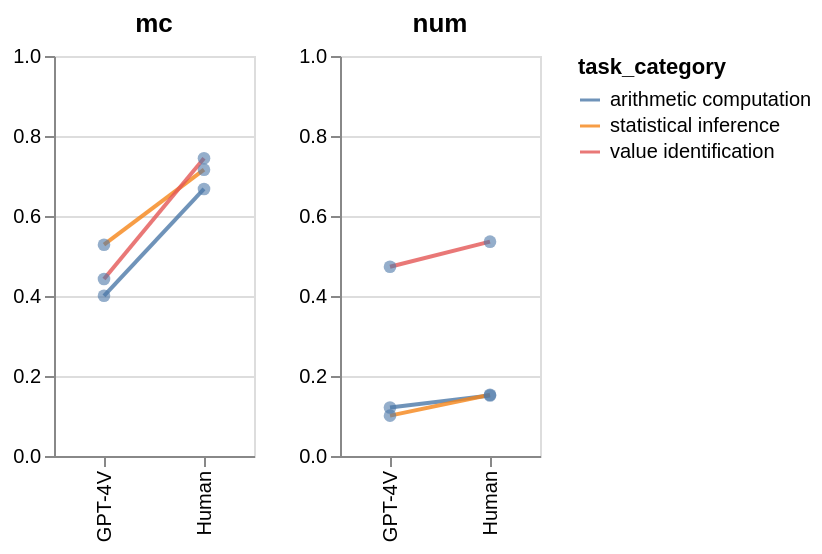

The notebook cell this image was saved under:
### Code cell
domain = ['GPT-4V', 'Human']
color_domain = [model_configs[-2]['color'], model_configs[-1]['color']]

tests = ['ggr', 'vlat', 'calvi', 'holf', 'holf2', 'chartqa-test-continuous-human']

charts =[]
task_group_average_simplified = task_group_average_df.copy().replace({
    'ggr': 'mc', 
    'vlat': 'mc', 
    'calvi': 'mc',
    'holf': 'num', 
    'holf2': 'num', 
    'chartqa-test-continuous-human': 'num'
})

task_group_average_simplified = task_group_average_simplified.groupby(['test_type', 'agent_type', 'task_category'])['is_correct'].mean().reset_index()

for test in ['mc', 'num']:
    df = task_group_average_simplified[task_group_average_simplified['test_type'] == test]
    
    line_chart = alt.Chart(df).mark_line(opacity=0.8).encode(
        x=alt.X('agent_type:N', title=None),
        y=alt.Y('is_correct', scale=alt.Scale(domain=[0, 1]), title=None),
        detail='task_category',
        # color=alt.value('black'),
        color=alt.Color('task_category')
    ).properties(width=150, title=test)

    point_plot = alt.Chart(df).mark_circle(opacity=0.6).encode(
        x='agent_type:N',
        y='is_correct',
        # color=alt.Color('agent_type',legend=None, scale=alt.Scale(domain=domain, range=color_domain)),
        # color=alt.Color('test_type',legend=None, scale=alt.Scale(domain=test_domain, range=color_domain)),
        size=alt.value(40)
    )

    chart = (line_chart + point_plot).resolve_scale(color='shared').properties(width=100, height=200)

    charts.append(chart)

alt.hconcat(*charts)

### Figure 1 — Vega-Lite specification as saved in the notebook (floating-point values rounded to 4 significant figures)
{"config": {"view": {"continuousWidth": 300, "continuousHeight": 300}}, "hconcat": [{"layer": [{"mark": {"type": "line", "opacity": 0.8}, "encoding": {"color": {"field": "task_category", "type": "nominal"}, "detail": {"field": "task_category", "type": "nominal"}, "x": {"field": "agent_type", "title": null, "type": "nominal"}, "y": {"field": "is_correct", "scale": {"domain": [0, 1]}, "title": null, "type": "quantitative"}}, "title": "mc"}, {"mark": {"type": "circle", "opacity": 0.6}, "encoding": {"size": {"value": 40}, "x": {"field": "agent_type", "type": "nominal"}, "y": {"field": "is_correct", "type": "quantitative"}}}], "data": {"name": "data-1ad19c5b2e916bcada27062f2139feff"}, "height": 200, "resolve": {"scale": {"color": "shared"}}, "width": 100}, {"layer": [{"mark": {"type": "line", "opacity": 0.8}, "encoding": {"color": {"field": "task_category", "type": "nominal"}, "detail": {"field": "task_category", "type": "nominal"}, "x": {"field": "agent_type", "title": null, "type": "nominal"}, "y": {"field": "is_correct", "scale": {"domain": [0, 1]}, "title": null, "type": "quantitative"}}, "title": "num"}, {"mark": {"type": "circle", "opacity": 0.6}, "encoding": {"size": {"value": 40}, "x": {"field": "agent_type", "type": "nominal"}, "y": {"field": "is_correct", "type": "quantitative"}}}], "data": {"name": "data-6169af150fada3fc0544fceabc32185f"}, "height": 200, "resolve": {"scale": {"color": "shared"}}, "width": 100}], "$schema": "https://vega.github.io/schema/vega-lite/v5.16.3.json", "datasets": {"data-1ad19c5b2e916bcada27062f2139feff": [{"test_type": "mc", "agent_type": "GPT-4V", "task_category": "arithmetic computation", "is_correct": 0.4006}, {"test_type": "mc", "agent_type": "GPT-4V", "task_category": "statistical inference", "is_correct": 0.5282}, {"test_type": "mc", "agent_type": "GPT-4V", "task_category": "value identification", "is_correct": 0.4424}, {"test_type": "mc", "agent_type": "Human", "task_category": "arithmetic computation", "is_correct": 0.6675}, {"test_type": "mc", "agent_type": "Human", "task_category": "statistical inference", "is_correct": 0.7159}, {"test_type": "mc", "agent_type": "Human", "task_category": "value identification", "is_correct": 0.7444}], "data-6169af150fada3fc0544fceabc32185f": [{"test_type": "num", "agent_type": "GPT-4V", "task_category": "arithmetic computation", "is_correct": 0.1213}, {"test_type": "num", "agent_type": "GPT-4V", "task_category": "statistical inference", "is_correct": 0.1009}, {"test_type": "num", "agent_type": "GPT-4V", "task_category": "value identification", "is_correct": 0.4731}, {"test_type": "num", "agent_type": "Human", "task_category": "arithmetic computation", "is_correct": 0.1513}, {"test_type": "num", "agent_type": "Human", "task_category": "statistical inference", "is_correct": 0.153}, {"test_type": "num", "agent_type": "Human", "task_category": "value identification", "is_correct": 0.5359}]}}
